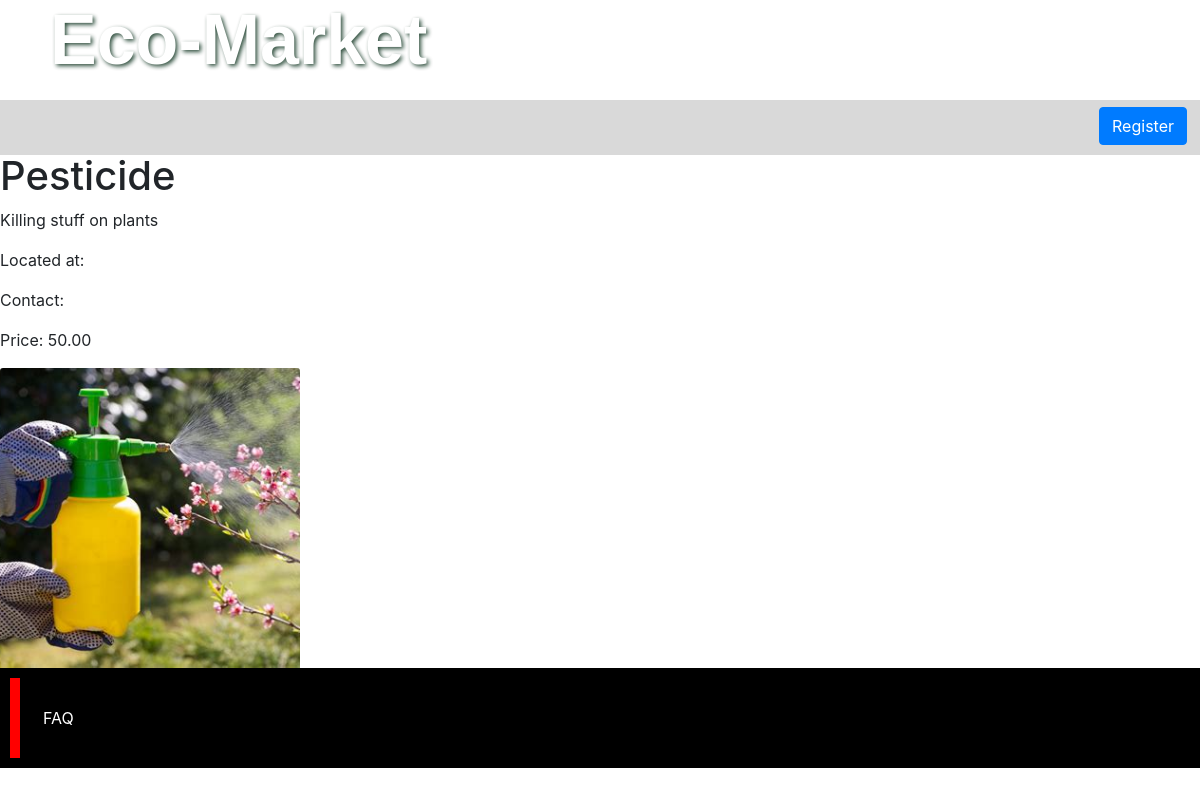
Screenshot of /product/Pesticide1 with the database file from the repository.
### products/models.py (models this page shows, shortened)
class Product(models.Model):
    product_type = models.ForeignKey(
        ProductType, related_name="categories", on_delete=models.RESTRICT
    )
    category = models.ForeignKey(
        Category, related_name="product_types", on_delete=models.RESTRICT
    )
    title = models.CharField(
        verbose_name=("Title"), help_text=("required"), max_length=255
    )
    description = models.TextField(
        verbose_name=("description"), help_text=("not required"), blank=True
    )
    location = models.CharField(
        verbose_name=("location"), help_text=("required"), blank=True, max_length=255
    )
    contact = models.CharField(
        verbose_name=("contact"), help_text=("required"), blank=True, max_length=255
    )
    slug = models.SlugField(max_length=255)
    regular_price = models.DecimalField(
        verbose_name=("Regular Price"),
        help_text=("Maximum 99,999"),
        error_messages={
            "name": {
                "max_length": ("THe price should be between 0 and 99,999"),
            },
        },
        max_digits=6,
        decimal_places=2,
    )
    discount_price = models.DecimalField(
        verbose_name=("Discount Price"),
        help_text=("Maximum 99,999"),
        error_messages={
            "name": {
                "max_length": ("The price should be between 0 and 99,999"),
            },
        },
        max_digits=6,
        decimal_places=2,
    )
    is_active = models.BooleanField(
        verbose_name=("Product visibility"),
        help_text=("Change product visibility"),
        default=True,
    )
    created_at = models.DateTimeField(("Created at"), auto_now_add=True, editable=False)
    updated_at = models.DateTimeField(("Updated at"), auto_now=True)
    class Meta:
        ordering = ["-created_at"]
        verbose_name = "Product"
        verbose_name_plural = "Products"

class ProductImage(models.Model):
    product = models.ForeignKey(
        Product, on_delete=models.CASCADE, related_name="product_image"
    )
    image = models.ImageField(
        verbose_name=("images"),
        help_text=("upload the product image"),
        upload_to="images",
        default="images/default.png",
    )
    alt_text = models.CharField(
        verbose_name=("Alternative Text"),
        help_text=("Please add alternative text"),
        max_length=255,
        null=True,
        blank=True,
    )
    is_feature = models.BooleanField(default=False)
    created_at = models.DateTimeField(auto_now_add=True, editable=False)
    UPDATED_at = models.DateTimeField(auto_now=True)
    class Meta:
        verbose_name = "product Image"
        verbose_name_plural = "product Images"

### products/views.py (the view)
# urls.py: path("product/<slug:slug>", views.product_detail, name="product_detail"),
def product_detail(request, slug):
    product = get_object_or_404(Product, slug=slug, is_active=True)
    template_name = "single.html"
    context = {
        "product": product,
        "template_name": template_name,
    }
    return render(request, "single.html", {"product": product})

### templates/single.html (shortened to what this page needs)
{% extends 'base.html' %}
{% block content %}
    <h1>{{ product.title }}</h1>
    <p>{{ product.description }}</p>
    <p>Located at: {{ product.location }}</p>
    <p>Contact: {{ product.contact }}</p>
    <p>Price: {{ product.regular_price }}</p>
    {% for image in product.product_image.all %} {% if image.is_feature %}
    <img
      class="card-img-top custom-img"
      width="200px"
      height="200px"
      src="{{ image.image.url }}"
      alt="{{ image.image.alt_text }}"
    />
    {%endif%} {% endfor%}
   {% endblock %}

### static/css/index.css (style rules this page uses)
body, html { margin: 0; padding: 0; height: 100%; background: rgb(255, 255, 255); background-image: rgb(226, 204, 207); }
.custom-img { object-fit: cover; height: 300px; width: 300px; }

### rows the page displays
Product: title "Pesticide", description "Killing stuff on plants", regular_price "50.00"
ProductImage: image (picture)
